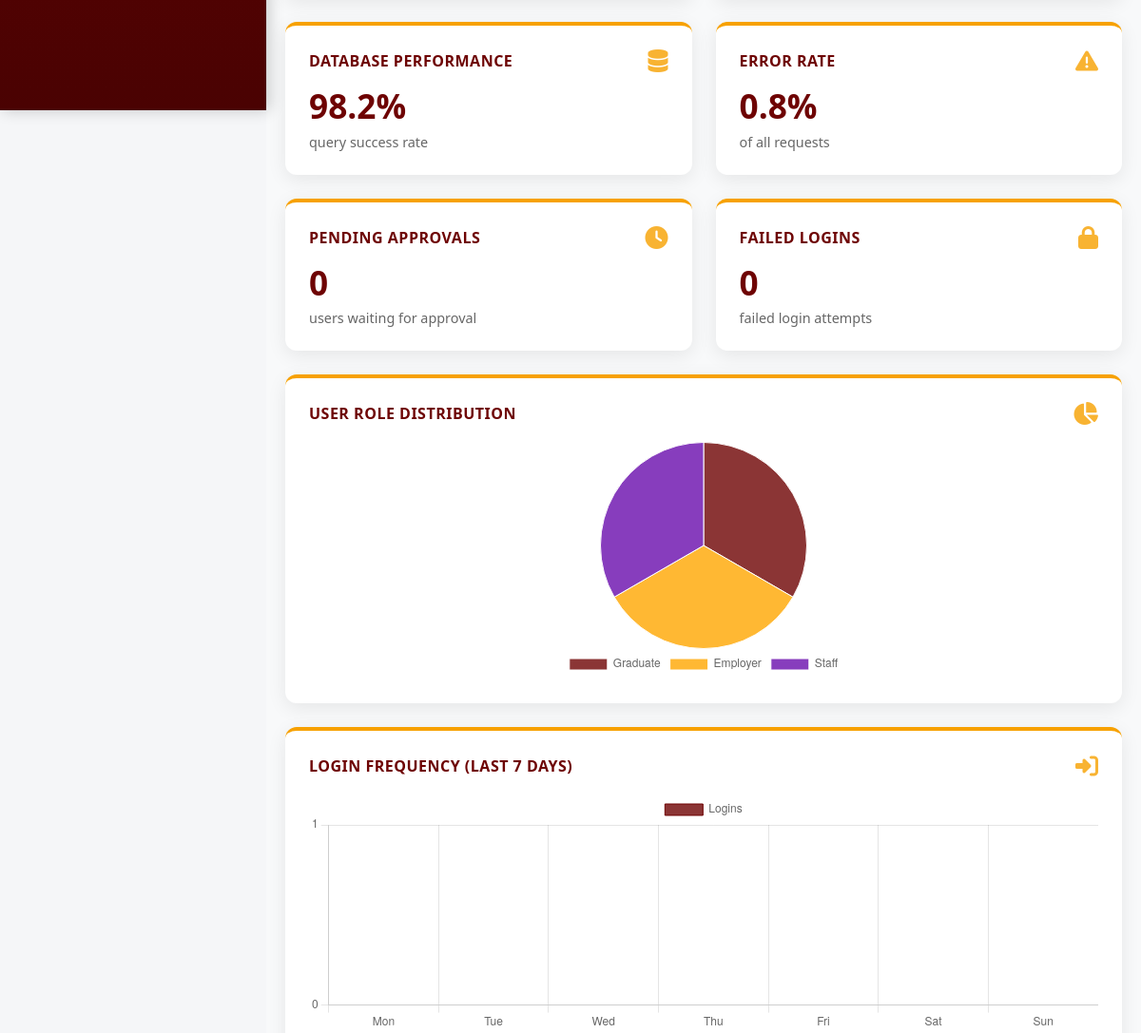
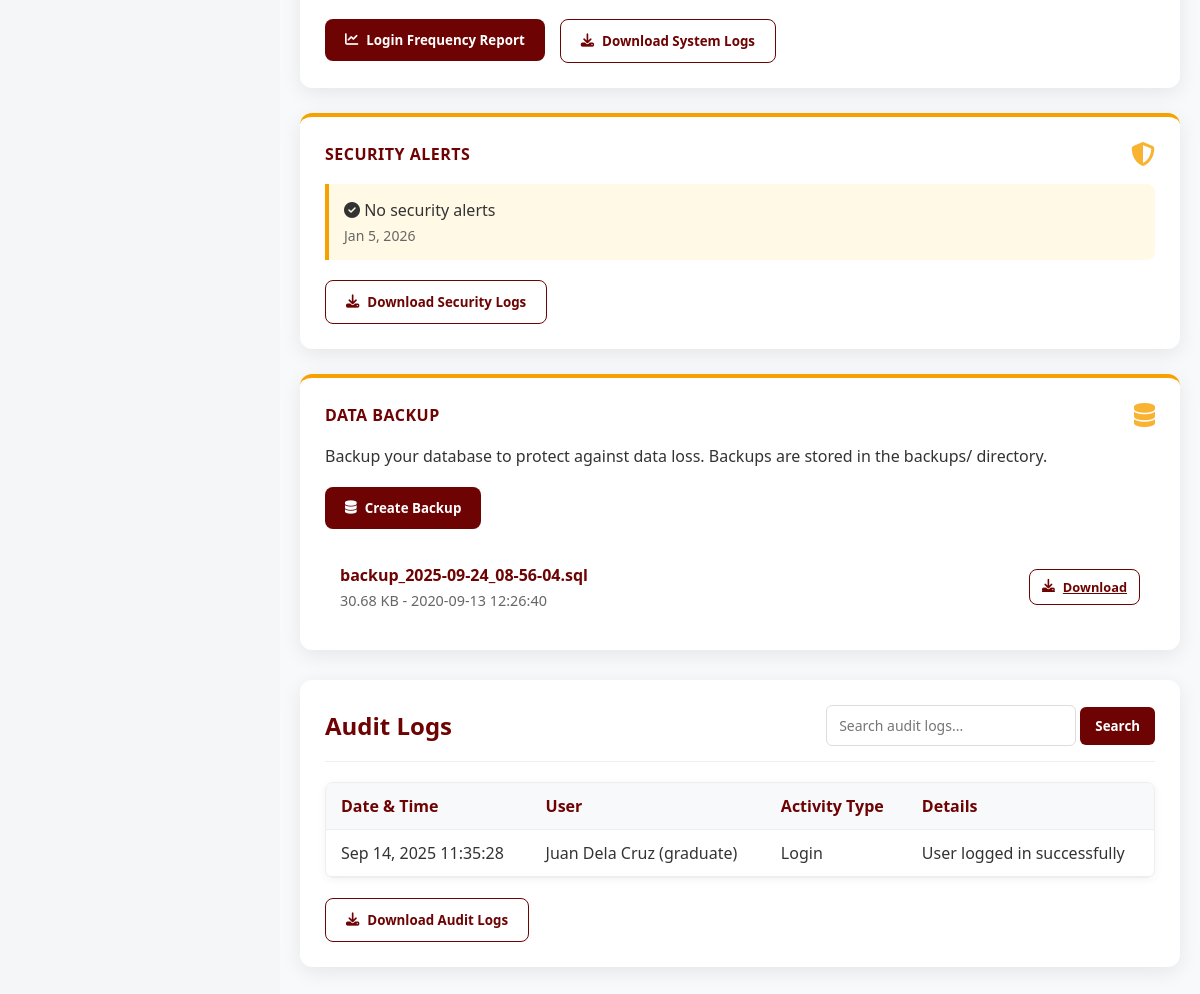
Before: /admin_system.php (signed in, lower part) with the older database file (2 pictures, top to bottom).
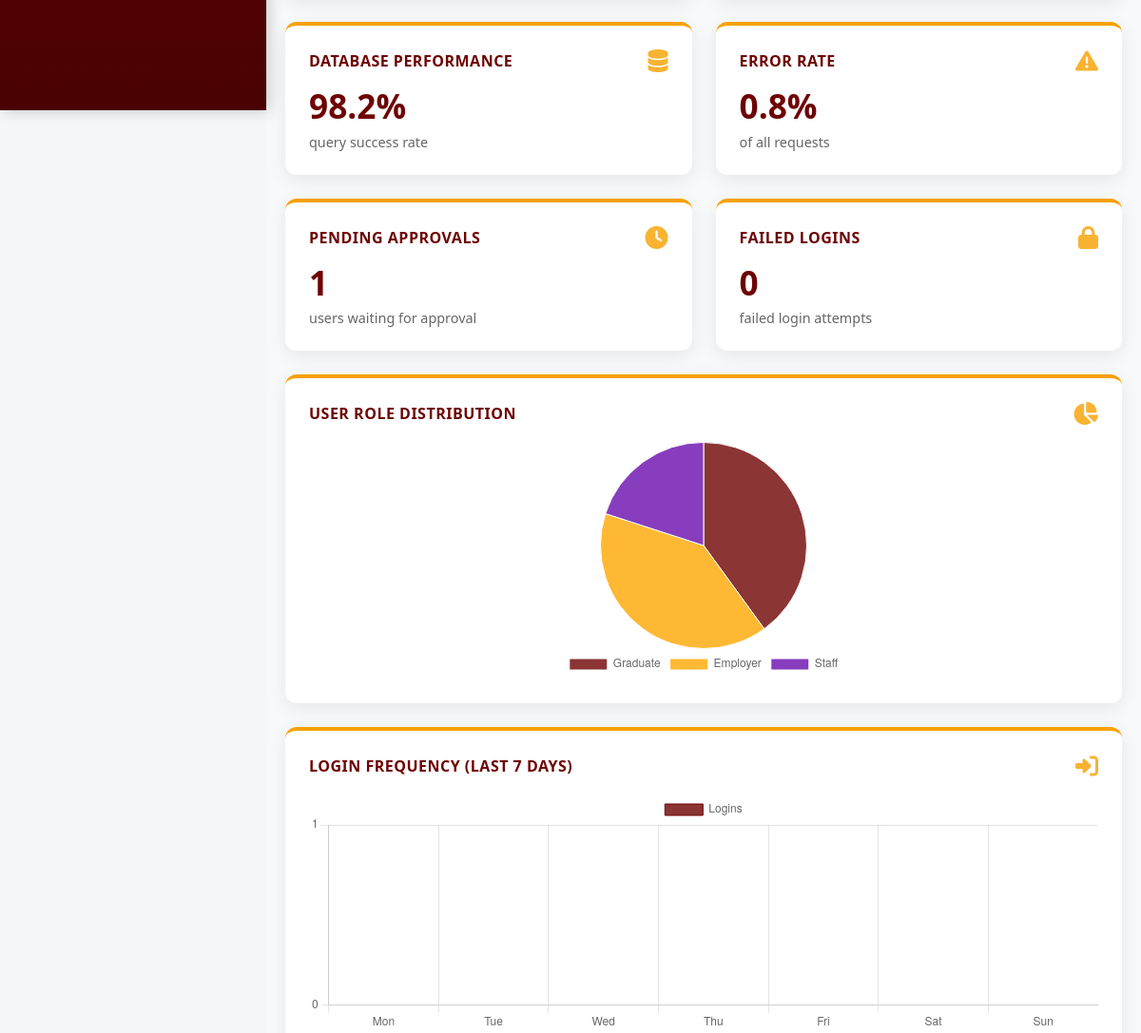
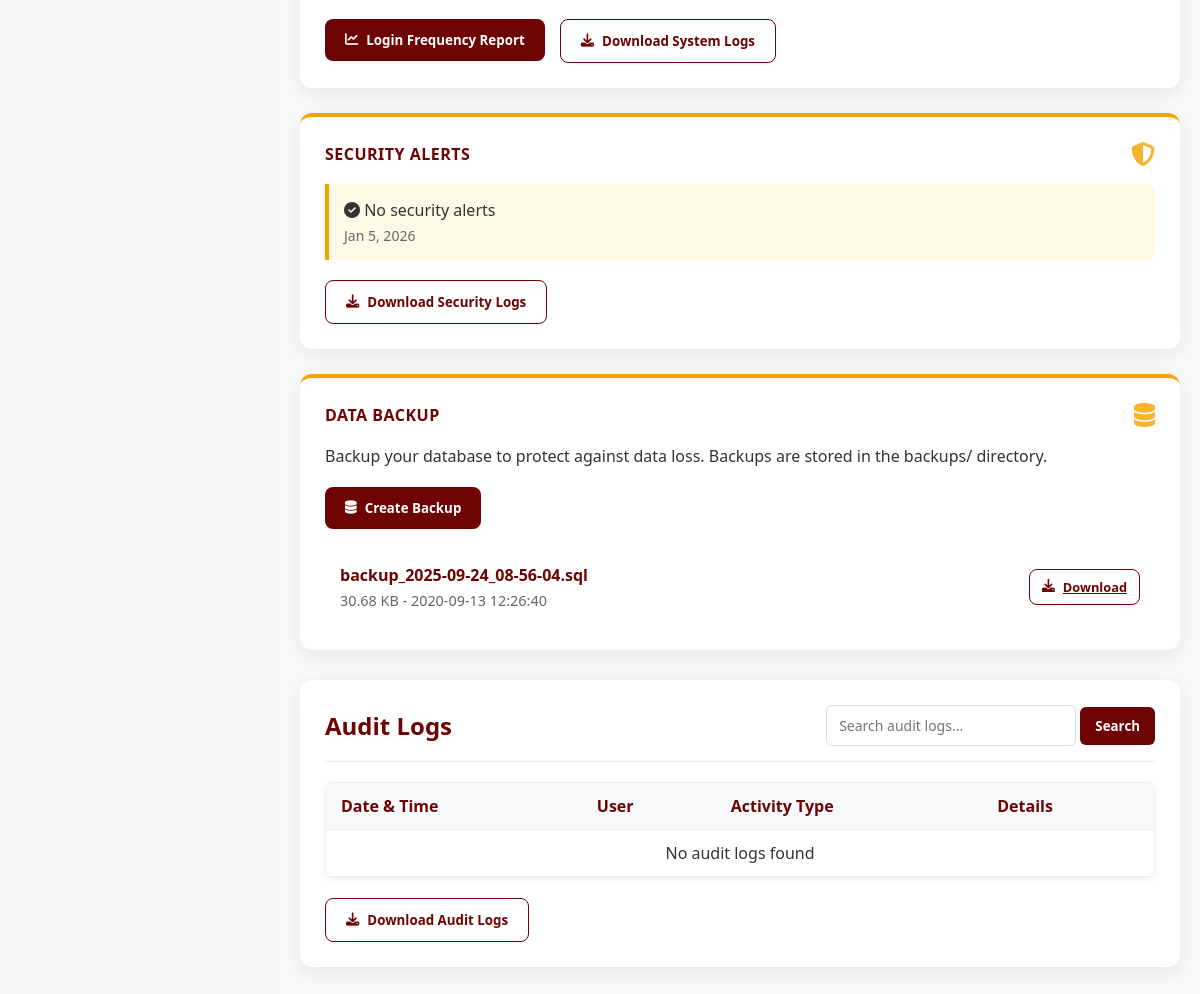
After: the same page with the newer database file (2 pictures, top to bottom).
### tables this page shows
CREATE TABLE `user_activities` (
  `activity_id` int NOT NULL AUTO_INCREMENT,
  `activity_usr_id` int NOT NULL,
  `activity_type` varchar(50) NOT NULL,
  `activity_details` text NOT NULL,
  `activity_date` timestamp NULL DEFAULT CURRENT_TIMESTAMP,
  PRIMARY KEY (`activity_id`),
  KEY `idx_activity_usr` (`activity_usr_id`,`activity_date`),
  KEY `idx_activity_type` (`activity_type`),
  CONSTRAINT `user_activities_ibfk_1` FOREIGN KEY (`activity_usr_id`) REFERENCES `users` (`usr_id`) ON DELETE CASCADE
);

CREATE TABLE `users` (
  `usr_id` int NOT NULL AUTO_INCREMENT,
  `usr_name` varchar(100) NOT NULL,
  `usr_email` varchar(100) NOT NULL,
  `usr_phone` varchar(15) DEFAULT NULL,
  `usr_password` varchar(255) NOT NULL,
  `usr_profile_photo` varchar(255) DEFAULT NULL,
  `usr_role` enum('admin','graduate','employer','staff') DEFAULT NULL,
  `usr_gender` enum('Male','Female','Other') DEFAULT NULL,
  `usr_birthdate` date DEFAULT NULL,
  `usr_address` varchar(255) DEFAULT NULL,
  `usr_is_approved` tinyint(1) DEFAULT '0',
  `usr_account_status` enum('active','pending','suspended','inactive') DEFAULT 'pending',
  `usr_failed_login_attempts` int DEFAULT '0',
  `usr_last_login` timestamp NULL DEFAULT NULL,
  `usr_reset_token` varchar(255) DEFAULT NULL,
  `usr_reset_expiry` timestamp NULL DEFAULT NULL,
  `usr_created_at` timestamp NULL DEFAULT CURRENT_TIMESTAMP,
  `usr_updated_at` timestamp NULL DEFAULT CURRENT_TIMESTAMP ON UPDATE CURRENT_TIMESTAMP,
  PRIMARY KEY (`usr_id`),
  UNIQUE KEY `usr_email` (`usr_email`),
  UNIQUE KEY `usr_phone` (`usr_phone`),
  KEY `idx_usr_email` (`usr_email`),
  KEY `idx_usr_role` (`usr_role`),
  KEY `idx_usr_status` (`usr_account_status`)
);

### admin_system.php (the view, shortened to what the changed rows need)
<?php
$host = "localhost";
$dbname = "growth_db";
$username = "root";
$password = "06162004";
try {
    $conn = new PDO("mysql:host=$host;dbname=$dbname", $username, $password);
    $conn->setAttribute(PDO::ATTR_ERRMODE, PDO::ERRMODE_EXCEPTION);
} catch (PDOException $e) {
    die("Database Connection Failed: " . $e->getMessage());
}
try {
    $pending_approvals_stmt = $conn->query("SELECT COUNT(*) as count FROM users WHERE usr_is_approved = FALSE AND usr_role != 'admin'");
    $pending_approvals = $pending_approvals_stmt->fetch(PDO::FETCH_ASSOC)['count'];
} catch (Exception $e) {
    error_log("System data fetch error: " . $e->getMessage());
    $total_users = 0;
    $active_users = 0;
    $failed_logins = 0;
    $pending_approvals = 0;
    $login_frequency = [];
    $security_alerts = [];
    $role_distribution = [];
}
$backup_files = [];
$backup_dir = 'backups/';
if (is_dir($backup_dir)) {
    $files = scandir($backup_dir, SCANDIR_SORT_DESCENDING);
    foreach ($files as $file) {
        if ($file !== '.' && $file !== '..' && pathinfo($file, PATHINFO_EXTENSION) === 'sql') {
            $backup_files[] = [
                'name' => $file,
                'size' => filesize($backup_dir . $file),
                'date' => date('Y-m-d H:i:s', filemtime($backup_dir . $file))
            ];
        }
    }
}
try {
    $audit_query = "SELECT ua.*, u.usr_name, u.usr_role
                  FROM user_activities ua
                  LEFT JOIN users u ON ua.activity_usr_id = u.usr_id
                  WHERE 1=1";
    $audit_query .= " ORDER BY ua.activity_date DESC LIMIT 100";
    $audit_stmt = $conn->prepare($audit_query);
    $audit_stmt->execute();
    $audit_logs = $audit_stmt->fetchAll(PDO::FETCH_ASSOC);
} catch (Exception $e) {
    error_log("Audit logs fetch error: " . $e->getMessage());
    $audit_logs = [];
}
?>
<!DOCTYPE html>
<html lang="en">
<head>
    <link rel="stylesheet" href="https://cdnjs.cloudflare.com/ajax/libs/font-awesome/6.4.0/css/all.min.css">
</head>
<body>
    <div class="main-content">
        <div class="dashboard-cards">
            <div class="card">
                <div class="card-header">
                    <h3 class="card-title">PENDING APPROVALS</h3>
                    <i class="fas fa-clock card-icon"></i>
                </div>
                <div class="card-value"><?= $pending_approvals ?></div>
                <div class="card-footer">users waiting for approval</div>
            </div>
            <div class="card chart-card">
                <div class="chart-wrapper">
                    <canvas id="roleChart"></canvas>
                </div>
            </div>
            <div class="card chart-card">
                <?php if (!empty($backup_files)): ?>
                    <ul class="backup-list">
                        <?php foreach ($backup_files as $file): ?>
                        <li class="backup-item">
                            <div class="backup-info">
                                <div class="backup-name"><?= $file['name'] ?></div>
                                <div class="backup-details">
                                    <?= round($file['size'] / 1024, 2) ?> KB - <?= $file['date'] ?>
                                </div>
                            </div>
                            <div class="backup-actions">
                                <a href="backups/<?= $file['name'] ?>" download class="btn btn-outline btn-sm">
                                    <i class="fas fa-download"></i> Download
                                </a>
                            </div>
                        </li>
                        <?php endforeach; ?>
                    </ul>
                <?php else: ?>
                    <p style="text-align: center; padding: 20px; color: #666;">No backup files found</p>
                <?php endif; ?>
            </div>
        </div>
        <div class="audit-section">
            <div class="section-header">
                <h2 class="section-title">Audit Logs</h2>
            </div>
            <div class="audit-table-container">
                <table class="audit-table">
                    <thead>
                        <tr>
                            <th>Date & Time</th>
                            <th>User</th>
                            <th>Activity Type</th>
                            <th>Details</th>
                        </tr>
                    </thead>
                    <tbody>
                        <?php if (!empty($audit_logs)): ?>
                            <?php foreach ($audit_logs as $log): ?>
                            <tr>
                                <td><?= date('M j, Y H:i:s', strtotime($log['activity_date'])) ?></td>
                                <td><?= htmlspecialchars($log['usr_name'] ?? 'Unknown') ?> (<?= htmlspecialchars($log['usr_role'] ?? 'Unknown') ?>)</td>
                                <td><?= ucfirst(str_replace('_', ' ', $log['activity_type'])) ?></td>
                                <td><?= htmlspecialchars($log['activity_details']) ?></td>
                            </tr>
                            <?php endforeach; ?>
                        <?php else: ?>
                            <tr>
                                <td colspan="4" style="text-align: center;">No audit logs found</td>
                            </tr>
                        <?php endif; ?>
                    </tbody>
                </table>
            </div>
        </div>
    </div>
</body>
</html>

Changed rows visible on the page:
removed user_activities: activity_date "Sep 14, 2025 11:35:28", activity_usr.usr_name "Juan Dela Cruz", activity_usr.usr_role "graduate", activity_type "Login", activity_details "User logged in successfully"
Other visible differences:
$pending_approvals: "0" → "1"
chart data {{ json_encode($role_counts) }}: [1,1,1] → [2,2,1]
text now shown: "No audit logs found"
